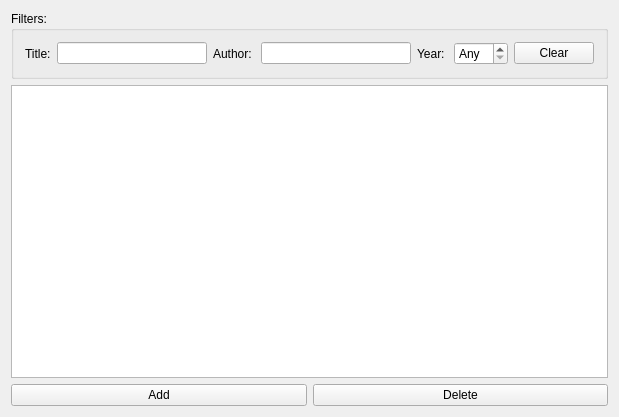
<?xml version="1.0" encoding="UTF-8"?>
<ui version="4.0">
 <class>LibClient</class>
 <widget class="QMainWindow" name="LibClient">
  <property name="geometry">
   <rect>
    <x>0</x>
    <y>0</y>
    <width>619</width>
    <height>417</height>
   </rect>
  </property>
  <property name="windowTitle">
   <string>LibClient</string>
  </property>
  <widget class="QWidget" name="centralWidget">
   <property name="autoFillBackground">
    <bool>false</bool>
   </property>
   <layout class="QGridLayout" name="gridLayout">
    <item row="0" column="0">
     <layout class="QGridLayout" name="BookFilter">
      <item row="0" column="0">
       <widget class="QGroupBox" name="Filters">
        <property name="title">
         <string>Filters:</string>
        </property>
        <layout class="QHBoxLayout" name="horizontalLayout_3">
         <item>
          <layout class="QHBoxLayout" name="InputFilter">
           <item>
            <widget class="QLabel" name="labelTitle">
             <property name="text">
              <string>Title:</string>
             </property>
            </widget>
           </item>
           <item>
            <widget class="QLineEdit" name="fTitle"/>
           </item>
           <item>
            <widget class="QLabel" name="labelAuthor">
             <property name="text">
              <string>Author: </string>
             </property>
            </widget>
           </item>
           <item>
            <widget class="QLineEdit" name="fAuthor"/>
           </item>
           <item>
            <widget class="QLabel" name="labelYear">
             <property name="text">
              <string>Year: </string>
             </property>
            </widget>
           </item>
           <item>
            <widget class="QSpinBox" name="fYear">
             <property name="contextMenuPolicy">
              <enum>Qt::DefaultContextMenu</enum>
             </property>
             <property name="toolTipDuration">
              <number>-1</number>
             </property>
             <property name="specialValueText">
              <string>Any</string>
             </property>
             <property name="minimum">
              <number>0</number>
             </property>
             <property name="maximum">
              <number>2100</number>
             </property>
             <property name="value">
              <number>0</number>
             </property>
             <property name="displayIntegerBase">
              <number>10</number>
             </property>
            </widget>
           </item>
           <item>
            <widget class="QPushButton" name="bClear">
             <property name="text">
              <string>Clear</string>
             </property>
            </widget>
           </item>
          </layout>
         </item>
        </layout>
       </widget>
      </item>
     </layout>
    </item>
    <item row="1" column="0">
     <layout class="QGridLayout" name="BookAction">
      <item row="2" column="0">
       <layout class="QHBoxLayout" name="FunButtons">
        <item>
         <widget class="QPushButton" name="bAdd">
          <property name="text">
           <string>Add</string>
          </property>
         </widget>
        </item>
        <item>
         <widget class="QPushButton" name="bDelete">
          <property name="text">
           <string>Delete</string>
          </property>
         </widget>
        </item>
       </layout>
      </item>
      <item row="1" column="0">
       <widget class="QTableView" name="tableBooks"/>
      </item>
     </layout>
    </item>
   </layout>
  </widget>
 </widget>
 <layoutdefault spacing="6" margin="11"/>
 <resources/>
 <connections/>
</ui>
